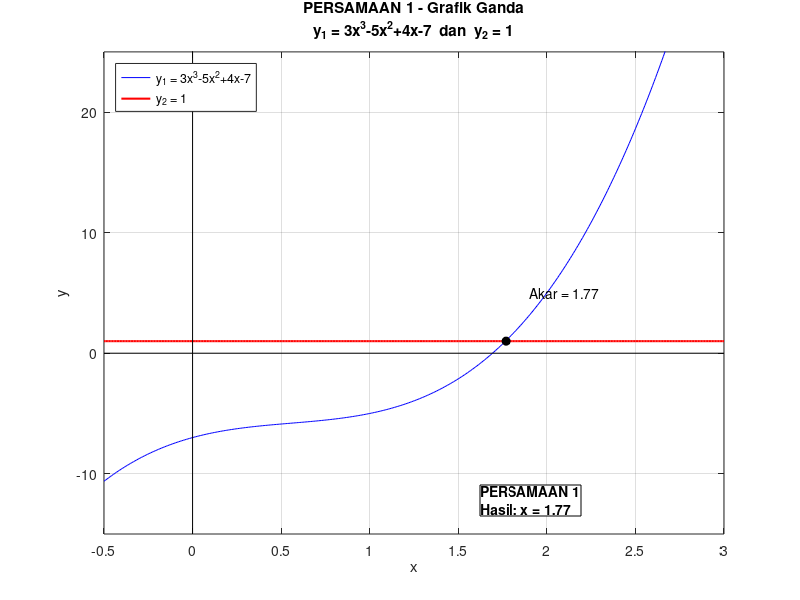
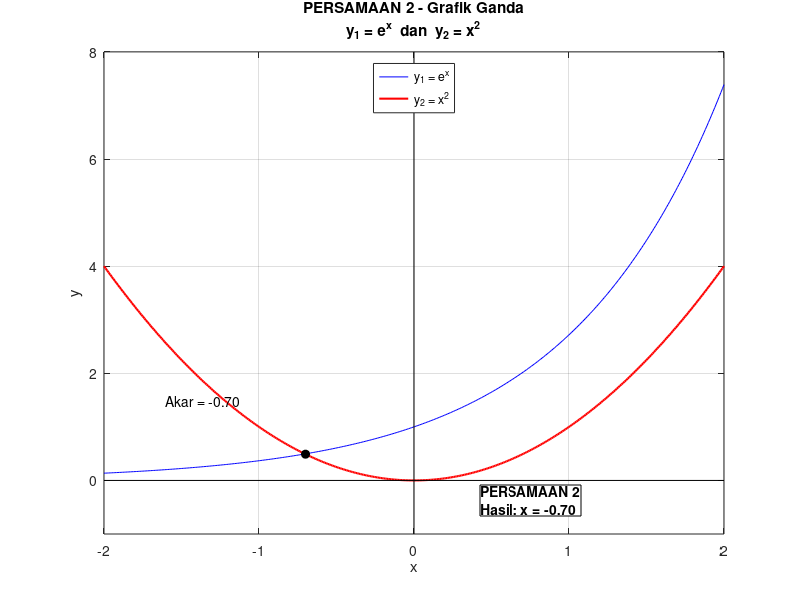
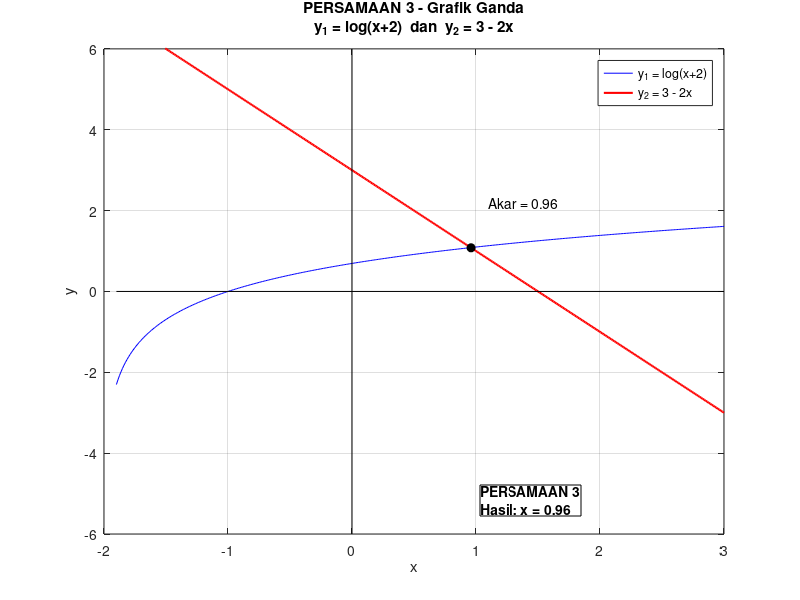

MATLAB code to generate these figures, in order:
%% Grafik Ganda

clc; clear; close all;

%% ===== PERSAMAAN 1 : 3x^3-5x^2+4x-7 = 1 =====
figure(1); set(gcf,'Name','Persamaan 1 - Grafik Ganda','Position',[50 400 560 420]);
x  = linspace(-0.5, 3, 400);
y1 = @(x) 3*x.^3 - 5*x.^2 + 4*x - 7;
y2 = @(x) 1 + 0*x;
plot(x, y1(x), 'b', x, y2(x), 'r', 'LineWidth', 1.5); hold on; grid on;
line([-0.5 3],[0 0],'Color','k');
line([0 0],[-15 25],'Color','k');
plot(1.77, 1, 'ko', 'MarkerFaceColor', 'k');
text(1.9, 5, 'Akar = 1.77');
ylim([-15 25]); xlabel('x'); ylabel('y');
title({'PERSAMAAN 1 - Grafik Ganda'; 'y_1 = 3x^3-5x^2+4x-7  dan  y_2 = 1'});
legend('y_1 = 3x^3-5x^2+4x-7','y_2 = 1','Location','northwest');
annotation('textbox',[0.60 0.14 0.32 0.12],'String',{'PERSAMAAN 1';'Hasil: x = 1.77'}, ...
    'FitBoxToText','on','BackgroundColor','w','EdgeColor','k','FontWeight','bold');

%% ===== PERSAMAAN 2 : e^x - x^2 = 0 =====
figure(2); set(gcf,'Name','Persamaan 2 - Grafik Ganda','Position',[630 400 560 420]);
x  = linspace(-2, 2, 400);
y1 = @(x) exp(x);
y2 = @(x) x.^2;
plot(x, y1(x), 'b', x, y2(x), 'r', 'LineWidth', 1.5); hold on; grid on;
line([-2 2],[0 0],'Color','k');
line([0 0],[-1 8],'Color','k');
plot(-0.70, 0.49, 'ko', 'MarkerFaceColor', 'k');
text(-1.6, 1.5, 'Akar = -0.70');
ylim([-1 8]); xlabel('x'); ylabel('y');
title({'PERSAMAAN 2 - Grafik Ganda'; 'y_1 = e^x  dan  y_2 = x^2'});
legend('y_1 = e^x','y_2 = x^2','Location','north');
annotation('textbox',[0.60 0.14 0.32 0.12],'String',{'PERSAMAAN 2';'Hasil: x = -0.70'}, ...
    'FitBoxToText','on','BackgroundColor','w','EdgeColor','k','FontWeight','bold');

%% ===== PERSAMAAN 3 : log(x+2) + 2x - 3 = 0 =====
figure(3); set(gcf,'Name','Persamaan 3 - Grafik Ganda','Position',[340 -20 560 420]);
x  = linspace(-1.9, 3, 400);
y1 = @(x) log(x + 2);
y2 = @(x) 3 - 2*x;
plot(x, y1(x), 'b', x, y2(x), 'r', 'LineWidth', 1.5); hold on; grid on;
line([-1.9 3],[0 0],'Color','k');
line([0 0],[-6 6],'Color','k');
plot(0.96, 1.08, 'ko', 'MarkerFaceColor', 'k');
text(1.1, 2.2, 'Akar = 0.96');
ylim([-6 6]); xlabel('x'); ylabel('y');
title({'PERSAMAAN 3 - Grafik Ganda'; 'y_1 = log(x+2)  dan  y_2 = 3 - 2x'});
legend('y_1 = log(x+2)','y_2 = 3 - 2x','Location','northeast');
annotation('textbox',[0.60 0.14 0.32 0.12],'String',{'PERSAMAAN 3';'Hasil: x = 0.96'}, ...
    'FitBoxToText','on','BackgroundColor','w','EdgeColor','k','FontWeight','bold');
